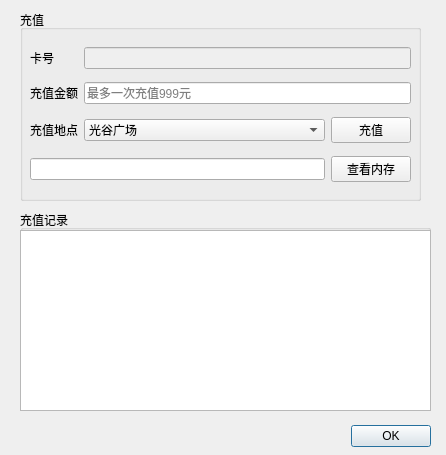
<?xml version="1.0" encoding="UTF-8"?>
<ui version="4.0">
 <class>recharge_page</class>
 <widget class="QDialog" name="recharge_page">
  <property name="geometry">
   <rect>
    <x>0</x>
    <y>0</y>
    <width>446</width>
    <height>455</height>
   </rect>
  </property>
  <property name="windowTitle">
   <string>充值</string>
  </property>
  <property name="windowIcon">
   <iconset resource="../sub.qrc">
    <normaloff>:/resources/subway_black.png</normaloff>:/resources/subway_black.png</iconset>
  </property>
  <widget class="QDialogButtonBox" name="buttonBox">
   <property name="geometry">
    <rect>
     <x>90</x>
     <y>420</y>
     <width>341</width>
     <height>32</height>
    </rect>
   </property>
   <property name="orientation">
    <enum>Qt::Horizontal</enum>
   </property>
   <property name="standardButtons">
    <set>QDialogButtonBox::Ok</set>
   </property>
  </widget>
  <widget class="QGroupBox" name="groupBox">
   <property name="geometry">
    <rect>
     <x>20</x>
     <y>210</y>
     <width>411</width>
     <height>201</height>
    </rect>
   </property>
   <property name="title">
    <string>充值记录</string>
   </property>
   <widget class="QTableView" name="tableView">
    <property name="geometry">
     <rect>
      <x>0</x>
      <y>20</y>
      <width>411</width>
      <height>181</height>
     </rect>
    </property>
   </widget>
  </widget>
  <widget class="QGroupBox" name="groupBox_2">
   <property name="geometry">
    <rect>
     <x>20</x>
     <y>10</y>
     <width>401</width>
     <height>191</height>
    </rect>
   </property>
   <property name="title">
    <string>充值</string>
   </property>
   <widget class="QWidget" name="verticalLayoutWidget">
    <property name="geometry">
     <rect>
      <x>10</x>
      <y>30</y>
      <width>381</width>
      <height>151</height>
     </rect>
    </property>
    <layout class="QVBoxLayout" name="verticalLayout">
     <item>
      <layout class="QHBoxLayout" name="horizontalLayout">
       <item>
        <widget class="QLabel" name="label">
         <property name="text">
          <string>卡号       </string>
         </property>
        </widget>
       </item>
       <item>
        <widget class="QLineEdit" name="id_line">
         <property name="enabled">
          <bool>false</bool>
         </property>
        </widget>
       </item>
      </layout>
     </item>
     <item>
      <layout class="QHBoxLayout" name="horizontalLayout_2">
       <item>
        <widget class="QLabel" name="label_2">
         <property name="text">
          <string>充值金额</string>
         </property>
        </widget>
       </item>
       <item>
        <widget class="QLineEdit" name="money_edit">
         <property name="maxLength">
          <number>3</number>
         </property>
         <property name="placeholderText">
          <string>最多一次充值999元</string>
         </property>
        </widget>
       </item>
      </layout>
     </item>
     <item>
      <layout class="QHBoxLayout" name="horizontalLayout_3">
       <item>
        <widget class="QLabel" name="label_3">
         <property name="sizePolicy">
          <sizepolicy hsizetype="Minimum" vsizetype="Minimum">
           <horstretch>0</horstretch>
           <verstretch>0</verstretch>
          </sizepolicy>
         </property>
         <property name="text">
          <string>充值地点</string>
         </property>
        </widget>
       </item>
       <item>
        <widget class="QComboBox" name="comboBox">
         <property name="sizePolicy">
          <sizepolicy hsizetype="Expanding" vsizetype="Fixed">
           <horstretch>0</horstretch>
           <verstretch>0</verstretch>
          </sizepolicy>
         </property>
         <item>
          <property name="text">
           <string>光谷广场</string>
          </property>
         </item>
         <item>
          <property name="text">
           <string>杨家湾</string>
          </property>
         </item>
         <item>
          <property name="text">
           <string>广埠屯</string>
          </property>
         </item>
         <item>
          <property name="text">
           <string>街道口</string>
          </property>
         </item>
         <item>
          <property name="text">
           <string>天河机场</string>
          </property>
         </item>
        </widget>
       </item>
       <item>
        <widget class="QPushButton" name="recharge_btn">
         <property name="text">
          <string>充值</string>
         </property>
        </widget>
       </item>
      </layout>
     </item>
     <item>
      <layout class="QHBoxLayout" name="horizontalLayout_4">
       <item>
        <widget class="QLineEdit" name="mem_line">
         <property name="readOnly">
          <bool>false</bool>
         </property>
        </widget>
       </item>
       <item>
        <widget class="QPushButton" name="read_btn">
         <property name="text">
          <string>查看内存</string>
         </property>
        </widget>
       </item>
      </layout>
     </item>
    </layout>
   </widget>
  </widget>
 </widget>
 <resources>
  <include location="../sub.qrc"/>
 </resources>
 <connections>
  <connection>
   <sender>buttonBox</sender>
   <signal>accepted()</signal>
   <receiver>recharge_page</receiver>
   <slot>accept()</slot>
   <hints>
    <hint type="sourcelabel">
     <x>248</x>
     <y>254</y>
    </hint>
    <hint type="destinationlabel">
     <x>157</x>
     <y>274</y>
    </hint>
   </hints>
  </connection>
  <connection>
   <sender>buttonBox</sender>
   <signal>rejected()</signal>
   <receiver>recharge_page</receiver>
   <slot>reject()</slot>
   <hints>
    <hint type="sourcelabel">
     <x>316</x>
     <y>260</y>
    </hint>
    <hint type="destinationlabel">
     <x>286</x>
     <y>274</y>
    </hint>
   </hints>
  </connection>
 </connections>
</ui>
